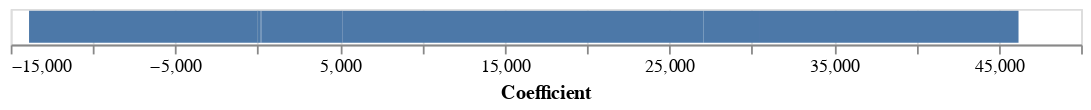

The notebook cell this image was saved under:
### Code cell
# prompt: Using dataframe coeff_df: histogram

import altair as alt
chart = alt.Chart(coeff_df).mark_bar().encode(x='Coefficient:Q').properties(width=600)
chart

### Figure 1 — Vega-Lite specification as saved in the notebook (floating-point values rounded to 4 significant figures)
{"config": {"view": {"continuousWidth": 400, "continuousHeight": 300}}, "data": {"name": "data-6e0bb44be31206b9265d6b867110b1e6"}, "mark": "bar", "encoding": {"x": {"field": "Coefficient", "type": "quantitative"}}, "width": 600, "$schema": "https://vega.github.io/schema/vega-lite/v4.17.0.json", "datasets": {"data-6e0bb44be31206b9265d6b867110b1e6": [{"Coefficient": -13890.0}, {"Coefficient": 2.055}, {"Coefficient": 13.78}, {"Coefficient": 2.645e-10}, {"Coefficient": 60.38}, {"Coefficient": 61.83}, {"Coefficient": 41.36}, {"Coefficient": 58.14}, {"Coefficient": 4900.0}, {"Coefficient": 21940.0}, {"Coefficient": 3425.0}, {"Coefficient": 15700.0}]}}
